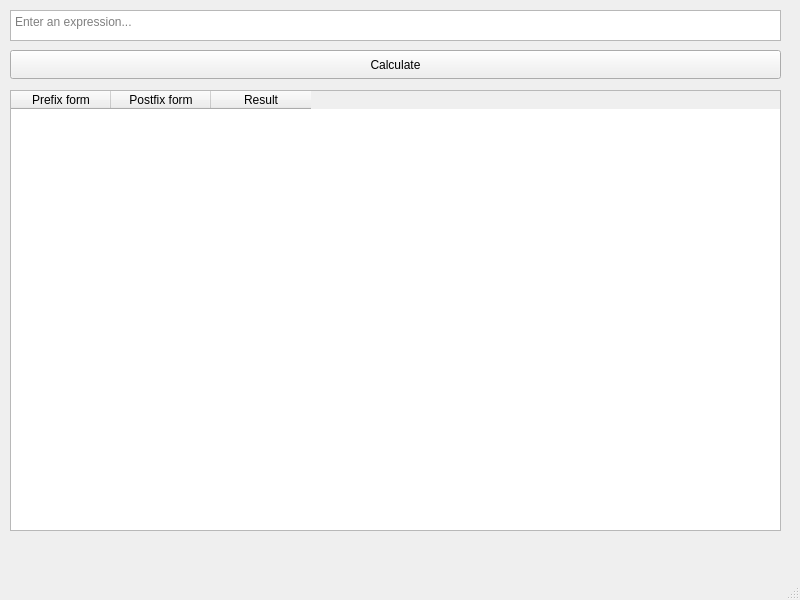
<?xml version="1.0" encoding="UTF-8"?>
<ui version="4.0">
 <class>MainWindow</class>
 <widget class="QMainWindow" name="MainWindow">
  <property name="geometry">
   <rect>
    <x>0</x>
    <y>0</y>
    <width>800</width>
    <height>600</height>
   </rect>
  </property>
  <property name="windowTitle">
   <string>MainWindow</string>
  </property>
  <widget class="QWidget" name="centralwidget">
   <widget class="QTextEdit" name="textEdit">
    <property name="geometry">
     <rect>
      <x>10</x>
      <y>10</y>
      <width>771</width>
      <height>31</height>
     </rect>
    </property>
    <property name="placeholderText">
     <string>Enter an expression...</string>
    </property>
   </widget>
   <widget class="QPushButton" name="calcButton">
    <property name="geometry">
     <rect>
      <x>10</x>
      <y>50</y>
      <width>771</width>
      <height>29</height>
     </rect>
    </property>
    <property name="text">
     <string>Calculate</string>
    </property>
   </widget>
   <widget class="QTableWidget" name="tableWidget">
    <property name="geometry">
     <rect>
      <x>10</x>
      <y>90</y>
      <width>771</width>
      <height>441</height>
     </rect>
    </property>
    <column>
     <property name="text">
      <string>Prefix form</string>
     </property>
    </column>
    <column>
     <property name="text">
      <string>Postfix form</string>
     </property>
    </column>
    <column>
     <property name="text">
      <string>Result</string>
     </property>
    </column>
   </widget>
  </widget>
  <widget class="QMenuBar" name="menubar">
   <property name="geometry">
    <rect>
     <x>0</x>
     <y>0</y>
     <width>800</width>
     <height>25</height>
    </rect>
   </property>
  </widget>
  <widget class="QStatusBar" name="statusbar"/>
 </widget>
 <resources/>
 <connections/>
</ui>
